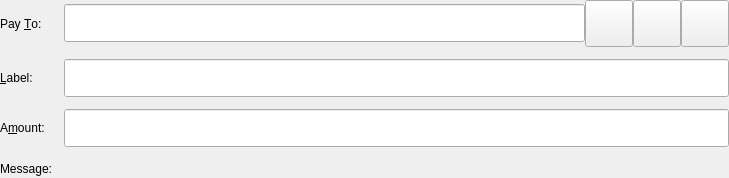
<?xml version="1.0" encoding="UTF-8"?>
<ui version="4.0">
 <class>SendCoinsEntry</class>
 <widget class="QStackedWidget" name="SendCoinsEntry">
  <property name="geometry">
   <rect>
    <x>0</x>
    <y>0</y>
    <width>729</width>
    <height>178</height>
   </rect>
  </property>
  <property name="focusPolicy">
   <enum>Qt::TabFocus</enum>
  </property>
  <property name="autoFillBackground">
   <bool>false</bool>
  </property>
  <widget class="QFrame" name="SendCoins">
   <property name="toolTip">
    <string>This is a normal payment.</string>
   </property>
   <property name="lineWidth">
    <number>0</number>
   </property>
   <layout class="QGridLayout" name="gridLayout">
    <property name="leftMargin">
     <number>0</number>
    </property>
    <property name="topMargin">
     <number>0</number>
    </property>
    <property name="rightMargin">
     <number>0</number>
    </property>
    <property name="bottomMargin">
     <number>0</number>
    </property>
    <property name="spacing">
     <number>12</number>
    </property>
    <item row="0" column="0">
     <widget class="QLabel" name="payToLabel">
      <property name="text">
       <string>Pay &amp;To:</string>
      </property>
      <property name="buddy">
       <cstring>payTo</cstring>
      </property>
     </widget>
    </item>
    <item row="0" column="1">
     <layout class="QHBoxLayout" name="payToLayout">
      <property name="spacing">
       <number>0</number>
      </property>
      <item>
       <widget class="QValidatedLineEdit" name="payTo">
        <property name="minimumSize">
         <size>
          <width>0</width>
          <height>38</height>
         </size>
        </property>
        <property name="toolTip">
         <string>The EREX address to send the payment to</string>
        </property>
        <property name="placeholderText">
         <string/>
        </property>
       </widget>
      </item>
      <item>
       <widget class="QToolButton" name="addressBookButton">
        <property name="toolTip">
         <string>Choose previously used address</string>
        </property>
        <property name="text">
         <string/>
        </property>
        <property name="icon">
         <iconset resource="../erex.qrc">
          <normaloff>:/icons/address-book@2x</normaloff>:/icons/address-book@2x</iconset>
        </property>
        <property name="iconSize">
         <size>
          <width>40</width>
          <height>40</height>
         </size>
        </property>
        <property name="shortcut">
         <string>Alt+A</string>
        </property>
       </widget>
      </item>
      <item>
       <widget class="QToolButton" name="pasteButton">
        <property name="toolTip">
         <string>Paste address from clipboard</string>
        </property>
        <property name="text">
         <string/>
        </property>
        <property name="icon">
         <iconset resource="../erex.qrc">
          <normaloff>:/icons/editpaste@2x</normaloff>:/icons/editpaste@2x</iconset>
        </property>
        <property name="iconSize">
         <size>
          <width>40</width>
          <height>40</height>
         </size>
        </property>
        <property name="shortcut">
         <string>Alt+P</string>
        </property>
       </widget>
      </item>
      <item>
       <widget class="QToolButton" name="deleteButton">
        <property name="toolTip">
         <string>Remove this entry</string>
        </property>
        <property name="text">
         <string/>
        </property>
        <property name="icon">
         <iconset resource="../erex.qrc">
          <normaloff>:/icons/remove@2x</normaloff>:/icons/remove@2x</iconset>
        </property>
        <property name="iconSize">
         <size>
          <width>40</width>
          <height>40</height>
         </size>
        </property>
       </widget>
      </item>
     </layout>
    </item>
    <item row="1" column="0">
     <widget class="QLabel" name="labelLabel">
      <property name="text">
       <string>&amp;Label:</string>
      </property>
      <property name="buddy">
       <cstring>addAsLabel</cstring>
      </property>
     </widget>
    </item>
    <item row="1" column="1">
     <widget class="QLineEdit" name="addAsLabel">
      <property name="minimumSize">
       <size>
        <width>0</width>
        <height>38</height>
       </size>
      </property>
      <property name="toolTip">
       <string>Enter a label for this address to add it to the list of used addresses</string>
      </property>
     </widget>
    </item>
    <item row="2" column="0">
     <widget class="QLabel" name="amountLabel">
      <property name="text">
       <string>A&amp;mount:</string>
      </property>
      <property name="buddy">
       <cstring>payAmount</cstring>
      </property>
     </widget>
    </item>
    <item row="2" column="1">
     <widget class="BitcoinAmountField" name="payAmount">
      <property name="minimumSize">
       <size>
        <width>0</width>
        <height>38</height>
       </size>
      </property>
     </widget>
    </item>
    <item row="3" column="0">
     <widget class="QLabel" name="messageLabel">
      <property name="text">
       <string>Message:</string>
      </property>
      <property name="alignment">
       <set>Qt::AlignRight|Qt::AlignTrailing|Qt::AlignVCenter</set>
      </property>
     </widget>
    </item>
    <item row="3" column="1">
     <widget class="QLabel" name="messageTextLabel">
      <property name="toolTip">
       <string>A message that was attached to the EREX: URI which will be stored with the transaction for your reference. Note: This message will not be sent over the EREX network.</string>
      </property>
      <property name="textFormat">
       <enum>Qt::PlainText</enum>
      </property>
     </widget>
    </item>
   </layout>
  </widget>
  <widget class="QFrame" name="SendCoins_InsecurePaymentRequest">
   <property name="palette">
    <palette>
     <active>
      <colorrole role="WindowText">
       <brush brushstyle="SolidPattern">
        <color alpha="255">
         <red>0</red>
         <green>0</green>
         <blue>0</blue>
        </color>
       </brush>
      </colorrole>
      <colorrole role="Button">
       <brush brushstyle="SolidPattern">
        <color alpha="255">
         <red>255</red>
         <green>255</green>
         <blue>127</blue>
        </color>
       </brush>
      </colorrole>
      <colorrole role="Light">
       <brush brushstyle="SolidPattern">
        <color alpha="255">
         <red>255</red>
         <green>255</green>
         <blue>255</blue>
        </color>
       </brush>
      </colorrole>
      <colorrole role="Midlight">
       <brush brushstyle="SolidPattern">
        <color alpha="255">
         <red>255</red>
         <green>255</green>
         <blue>191</blue>
        </color>
       </brush>
      </colorrole>
      <colorrole role="Dark">
       <brush brushstyle="SolidPattern">
        <color alpha="255">
         <red>127</red>
         <green>127</green>
         <blue>63</blue>
        </color>
       </brush>
      </colorrole>
      <colorrole role="Mid">
       <brush brushstyle="SolidPattern">
        <color alpha="255">
         <red>170</red>
         <green>170</green>
         <blue>84</blue>
        </color>
       </brush>
      </colorrole>
      <colorrole role="Text">
       <brush brushstyle="SolidPattern">
        <color alpha="255">
         <red>0</red>
         <green>0</green>
         <blue>0</blue>
        </color>
       </brush>
      </colorrole>
      <colorrole role="BrightText">
       <brush brushstyle="SolidPattern">
        <color alpha="255">
         <red>255</red>
         <green>255</green>
         <blue>255</blue>
        </color>
       </brush>
      </colorrole>
      <colorrole role="ButtonText">
       <brush brushstyle="SolidPattern">
        <color alpha="255">
         <red>0</red>
         <green>0</green>
         <blue>0</blue>
        </color>
       </brush>
      </colorrole>
      <colorrole role="Base">
       <brush brushstyle="SolidPattern">
        <color alpha="255">
         <red>255</red>
         <green>255</green>
         <blue>255</blue>
        </color>
       </brush>
      </colorrole>
      <colorrole role="Window">
       <brush brushstyle="SolidPattern">
        <color alpha="255">
         <red>255</red>
         <green>255</green>
         <blue>127</blue>
        </color>
       </brush>
      </colorrole>
      <colorrole role="Shadow">
       <brush brushstyle="SolidPattern">
        <color alpha="255">
         <red>0</red>
         <green>0</green>
         <blue>0</blue>
        </color>
       </brush>
      </colorrole>
      <colorrole role="AlternateBase">
       <brush brushstyle="SolidPattern">
        <color alpha="255">
         <red>255</red>
         <green>255</green>
         <blue>191</blue>
        </color>
       </brush>
      </colorrole>
      <colorrole role="ToolTipBase">
       <brush brushstyle="SolidPattern">
        <color alpha="255">
         <red>255</red>
         <green>255</green>
         <blue>220</blue>
        </color>
       </brush>
      </colorrole>
      <colorrole role="ToolTipText">
       <brush brushstyle="SolidPattern">
        <color alpha="255">
         <red>0</red>
         <green>0</green>
         <blue>0</blue>
        </color>
       </brush>
      </colorrole>
     </active>
     <inactive>
      <colorrole role="WindowText">
       <brush brushstyle="SolidPattern">
        <color alpha="255">
         <red>0</red>
         <green>0</green>
         <blue>0</blue>
        </color>
       </brush>
      </colorrole>
      <colorrole role="Button">
       <brush brushstyle="SolidPattern">
        <color alpha="255">
         <red>255</red>
         <green>255</green>
         <blue>127</blue>
        </color>
       </brush>
      </colorrole>
      <colorrole role="Light">
       <brush brushstyle="SolidPattern">
        <color alpha="255">
         <red>255</red>
         <green>255</green>
         <blue>255</blue>
        </color>
       </brush>
      </colorrole>
      <colorrole role="Midlight">
       <brush brushstyle="SolidPattern">
        <color alpha="255">
         <red>255</red>
         <green>255</green>
         <blue>191</blue>
        </color>
       </brush>
      </colorrole>
      <colorrole role="Dark">
       <brush brushstyle="SolidPattern">
        <color alpha="255">
         <red>127</red>
         <green>127</green>
         <blue>63</blue>
        </color>
       </brush>
      </colorrole>
      <colorrole role="Mid">
       <brush brushstyle="SolidPattern">
        <color alpha="255">
         <red>170</red>
         <green>170</green>
         <blue>84</blue>
        </color>
       </brush>
      </colorrole>
      <colorrole role="Text">
       <brush brushstyle="SolidPattern">
        <color alpha="255">
         <red>0</red>
         <green>0</green>
         <blue>0</blue>
        </color>
       </brush>
      </colorrole>
      <colorrole role="BrightText">
       <brush brushstyle="SolidPattern">
        <color alpha="255">
         <red>255</red>
         <green>255</green>
         <blue>255</blue>
        </color>
       </brush>
      </colorrole>
      <colorrole role="ButtonText">
       <brush brushstyle="SolidPattern">
        <color alpha="255">
         <red>0</red>
         <green>0</green>
         <blue>0</blue>
        </color>
       </brush>
      </colorrole>
      <colorrole role="Base">
       <brush brushstyle="SolidPattern">
        <color alpha="255">
         <red>255</red>
         <green>255</green>
         <blue>255</blue>
        </color>
       </brush>
      </colorrole>
      <colorrole role="Window">
       <brush brushstyle="SolidPattern">
        <color alpha="255">
         <red>255</red>
         <green>255</green>
         <blue>127</blue>
        </color>
       </brush>
      </colorrole>
      <colorrole role="Shadow">
       <brush brushstyle="SolidPattern">
        <color alpha="255">
         <red>0</red>
         <green>0</green>
         <blue>0</blue>
        </color>
       </brush>
      </colorrole>
      <colorrole role="AlternateBase">
       <brush brushstyle="SolidPattern">
        <color alpha="255">
         <red>255</red>
         <green>255</green>
         <blue>191</blue>
        </color>
       </brush>
      </colorrole>
      <colorrole role="ToolTipBase">
       <brush brushstyle="SolidPattern">
        <color alpha="255">
         <red>255</red>
         <green>255</green>
         <blue>220</blue>
        </color>
       </brush>
      </colorrole>
      <colorrole role="ToolTipText">
       <brush brushstyle="SolidPattern">
        <color alpha="255">
         <red>0</red>
         <green>0</green>
         <blue>0</blue>
        </color>
       </brush>
      </colorrole>
     </inactive>
     <disabled>
      <colorrole role="WindowText">
       <brush brushstyle="SolidPattern">
        <color alpha="255">
         <red>127</red>
         <green>127</green>
         <blue>63</blue>
        </color>
       </brush>
      </colorrole>
      <colorrole role="Button">
       <brush brushstyle="SolidPattern">
        <color alpha="255">
         <red>255</red>
         <green>255</green>
         <blue>127</blue>
        </color>
       </brush>
      </colorrole>
      <colorrole role="Light">
       <brush brushstyle="SolidPattern">
        <color alpha="255">
         <red>255</red>
         <green>255</green>
         <blue>255</blue>
        </color>
       </brush>
      </colorrole>
      <colorrole role="Midlight">
       <brush brushstyle="SolidPattern">
        <color alpha="255">
         <red>255</red>
         <green>255</green>
         <blue>191</blue>
        </color>
       </brush>
      </colorrole>
      <colorrole role="Dark">
       <brush brushstyle="SolidPattern">
        <color alpha="255">
         <red>127</red>
         <green>127</green>
         <blue>63</blue>
        </color>
       </brush>
      </colorrole>
      <colorrole role="Mid">
       <brush brushstyle="SolidPattern">
        <color alpha="255">
         <red>170</red>
         <green>170</green>
         <blue>84</blue>
        </color>
       </brush>
      </colorrole>
      <colorrole role="Text">
       <brush brushstyle="SolidPattern">
        <color alpha="255">
         <red>127</red>
         <green>127</green>
         <blue>63</blue>
        </color>
       </brush>
      </colorrole>
      <colorrole role="BrightText">
       <brush brushstyle="SolidPattern">
        <color alpha="255">
         <red>255</red>
         <green>255</green>
         <blue>255</blue>
        </color>
       </brush>
      </colorrole>
      <colorrole role="ButtonText">
       <brush brushstyle="SolidPattern">
        <color alpha="255">
         <red>127</red>
         <green>127</green>
         <blue>63</blue>
        </color>
       </brush>
      </colorrole>
      <colorrole role="Base">
       <brush brushstyle="SolidPattern">
        <color alpha="255">
         <red>255</red>
         <green>255</green>
         <blue>127</blue>
        </color>
       </brush>
      </colorrole>
      <colorrole role="Window">
       <brush brushstyle="SolidPattern">
        <color alpha="255">
         <red>255</red>
         <green>255</green>
         <blue>127</blue>
        </color>
       </brush>
      </colorrole>
      <colorrole role="Shadow">
       <brush brushstyle="SolidPattern">
        <color alpha="255">
         <red>0</red>
         <green>0</green>
         <blue>0</blue>
        </color>
       </brush>
      </colorrole>
      <colorrole role="AlternateBase">
       <brush brushstyle="SolidPattern">
        <color alpha="255">
         <red>255</red>
         <green>255</green>
         <blue>127</blue>
        </color>
       </brush>
      </colorrole>
      <colorrole role="ToolTipBase">
       <brush brushstyle="SolidPattern">
        <color alpha="255">
         <red>255</red>
         <green>255</green>
         <blue>220</blue>
        </color>
       </brush>
      </colorrole>
      <colorrole role="ToolTipText">
       <brush brushstyle="SolidPattern">
        <color alpha="255">
         <red>0</red>
         <green>0</green>
         <blue>0</blue>
        </color>
       </brush>
      </colorrole>
     </disabled>
    </palette>
   </property>
   <property name="toolTip">
    <string>This is an unverified payment request.</string>
   </property>
   <property name="autoFillBackground">
    <bool>true</bool>
   </property>
   <property name="frameShape">
    <enum>QFrame::StyledPanel</enum>
   </property>
   <property name="frameShadow">
    <enum>QFrame::Sunken</enum>
   </property>
   <layout class="QGridLayout" name="gridLayout_is">
    <property name="spacing">
     <number>12</number>
    </property>
    <item row="0" column="0">
     <widget class="QLabel" name="payToLabel_is">
      <property name="text">
       <string>Pay To:</string>
      </property>
     </widget>
    </item>
    <item row="0" column="1">
     <layout class="QHBoxLayout" name="payToLayout_is">
      <property name="spacing">
       <number>0</number>
      </property>
      <item>
       <widget class="QLabel" name="payTo_is"/>
      </item>
      <item>
       <widget class="QToolButton" name="deleteButton_is">
        <property name="toolTip">
         <string>Remove this entry</string>
        </property>
        <property name="text">
         <string/>
        </property>
        <property name="icon">
         <iconset resource="../erex.qrc">
          <normaloff>:/icons/remove@2x</normaloff>:/icons/remove@2x</iconset>
        </property>
        <property name="iconSize">
         <size>
          <width>40</width>
          <height>40</height>
         </size>
        </property>
       </widget>
      </item>
     </layout>
    </item>
    <item row="1" column="0">
     <widget class="QLabel" name="memoLabel_is">
      <property name="text">
       <string>Memo:</string>
      </property>
     </widget>
    </item>
    <item row="1" column="1">
     <widget class="QLabel" name="memoTextLabel_is">
      <property name="textFormat">
       <enum>Qt::PlainText</enum>
      </property>
     </widget>
    </item>
    <item row="2" column="0">
     <widget class="QLabel" name="amountLabel_is">
      <property name="text">
       <string>A&amp;mount:</string>
      </property>
      <property name="buddy">
       <cstring>payAmount_is</cstring>
      </property>
     </widget>
    </item>
    <item row="2" column="1">
     <widget class="BitcoinAmountField" name="payAmount_is">
      <property name="acceptDrops">
       <bool>false</bool>
      </property>
     </widget>
    </item>
   </layout>
  </widget>
  <widget class="QFrame" name="SendCoins_SecurePaymentRequest">
   <property name="palette">
    <palette>
     <active>
      <colorrole role="WindowText">
       <brush brushstyle="SolidPattern">
        <color alpha="255">
         <red>0</red>
         <green>0</green>
         <blue>0</blue>
        </color>
       </brush>
      </colorrole>
      <colorrole role="Button">
       <brush brushstyle="SolidPattern">
        <color alpha="255">
         <red>140</red>
         <green>232</green>
         <blue>119</blue>
        </color>
       </brush>
      </colorrole>
      <colorrole role="Light">
       <brush brushstyle="SolidPattern">
        <color alpha="255">
         <red>230</red>
         <green>255</green>
         <blue>224</blue>
        </color>
       </brush>
      </colorrole>
      <colorrole role="Midlight">
       <brush brushstyle="SolidPattern">
        <color alpha="255">
         <red>185</red>
         <green>243</green>
         <blue>171</blue>
        </color>
       </brush>
      </colorrole>
      <colorrole role="Dark">
       <brush brushstyle="SolidPattern">
        <color alpha="255">
         <red>70</red>
         <green>116</green>
         <blue>59</blue>
        </color>
       </brush>
      </colorrole>
      <colorrole role="Mid">
       <brush brushstyle="SolidPattern">
        <color alpha="255">
         <red>93</red>
         <green>155</green>
         <blue>79</blue>
        </color>
       </brush>
      </colorrole>
      <colorrole role="Text">
       <brush brushstyle="SolidPattern">
        <color alpha="255">
         <red>0</red>
         <green>0</green>
         <blue>0</blue>
        </color>
       </brush>
      </colorrole>
      <colorrole role="BrightText">
       <brush brushstyle="SolidPattern">
        <color alpha="255">
         <red>155</red>
         <green>255</green>
         <blue>147</blue>
        </color>
       </brush>
      </colorrole>
      <colorrole role="ButtonText">
       <brush brushstyle="SolidPattern">
        <color alpha="255">
         <red>0</red>
         <green>0</green>
         <blue>0</blue>
        </color>
       </brush>
      </colorrole>
      <colorrole role="Base">
       <brush brushstyle="SolidPattern">
        <color alpha="255">
         <red>119</red>
         <green>255</green>
         <blue>233</blue>
        </color>
       </brush>
      </colorrole>
      <colorrole role="Window">
       <brush brushstyle="SolidPattern">
        <color alpha="255">
         <red>140</red>
         <green>232</green>
         <blue>119</blue>
        </color>
       </brush>
      </colorrole>
      <colorrole role="Shadow">
       <brush brushstyle="SolidPattern">
        <color alpha="255">
         <red>0</red>
         <green>0</green>
         <blue>0</blue>
        </color>
       </brush>
      </colorrole>
      <colorrole role="AlternateBase">
       <brush brushstyle="SolidPattern">
        <color alpha="255">
         <red>197</red>
         <green>243</green>
         <blue>187</blue>
        </color>
       </brush>
      </colorrole>
      <colorrole role="NoRole">
       <brush brushstyle="SolidPattern">
        <color alpha="255">
         <red>125</red>
         <green>194</green>
         <blue>122</blue>
        </color>
       </brush>
      </colorrole>
      <colorrole role="ToolTipBase">
       <brush brushstyle="SolidPattern">
        <color alpha="255">
         <red>255</red>
         <green>255</green>
         <blue>220</blue>
        </color>
       </brush>
      </colorrole>
      <colorrole role="ToolTipText">
       <brush brushstyle="SolidPattern">
        <color alpha="255">
         <red>0</red>
         <green>0</green>
         <blue>0</blue>
        </color>
       </brush>
      </colorrole>
     </active>
     <inactive>
      <colorrole role="WindowText">
       <brush brushstyle="SolidPattern">
        <color alpha="255">
         <red>0</red>
         <green>0</green>
         <blue>0</blue>
        </color>
       </brush>
      </colorrole>
      <colorrole role="Button">
       <brush brushstyle="SolidPattern">
        <color alpha="255">
         <red>140</red>
         <green>232</green>
         <blue>119</blue>
        </color>
       </brush>
      </colorrole>
      <colorrole role="Light">
       <brush brushstyle="SolidPattern">
        <color alpha="255">
         <red>230</red>
         <green>255</green>
         <blue>224</blue>
        </color>
       </brush>
      </colorrole>
      <colorrole role="Midlight">
       <brush brushstyle="SolidPattern">
        <color alpha="255">
         <red>185</red>
         <green>243</green>
         <blue>171</blue>
        </color>
       </brush>
      </colorrole>
      <colorrole role="Dark">
       <brush brushstyle="SolidPattern">
        <color alpha="255">
         <red>70</red>
         <green>116</green>
         <blue>59</blue>
        </color>
       </brush>
      </colorrole>
      <colorrole role="Mid">
       <brush brushstyle="SolidPattern">
        <color alpha="255">
         <red>93</red>
         <green>155</green>
         <blue>79</blue>
        </color>
       </brush>
      </colorrole>
      <colorrole role="Text">
       <brush brushstyle="SolidPattern">
        <color alpha="255">
         <red>0</red>
         <green>0</green>
         <blue>0</blue>
        </color>
       </brush>
      </colorrole>
      <colorrole role="BrightText">
       <brush brushstyle="SolidPattern">
        <color alpha="255">
         <red>155</red>
         <green>255</green>
         <blue>147</blue>
        </color>
       </brush>
      </colorrole>
      <colorrole role="ButtonText">
       <brush brushstyle="SolidPattern">
        <color alpha="255">
         <red>0</red>
         <green>0</green>
         <blue>0</blue>
        </color>
       </brush>
      </colorrole>
      <colorrole role="Base">
       <brush brushstyle="SolidPattern">
        <color alpha="255">
         <red>119</red>
         <green>255</green>
         <blue>233</blue>
        </color>
       </brush>
      </colorrole>
      <colorrole role="Window">
       <brush brushstyle="SolidPattern">
        <color alpha="255">
         <red>140</red>
         <green>232</green>
         <blue>119</blue>
        </color>
       </brush>
      </colorrole>
      <colorrole role="Shadow">
       <brush brushstyle="SolidPattern">
        <color alpha="255">
         <red>0</red>
         <green>0</green>
         <blue>0</blue>
        </color>
       </brush>
      </colorrole>
      <colorrole role="AlternateBase">
       <brush brushstyle="SolidPattern">
        <color alpha="255">
         <red>197</red>
         <green>243</green>
         <blue>187</blue>
        </color>
       </brush>
      </colorrole>
      <colorrole role="NoRole">
       <brush brushstyle="SolidPattern">
        <color alpha="255">
         <red>125</red>
         <green>194</green>
         <blue>122</blue>
        </color>
       </brush>
      </colorrole>
      <colorrole role="ToolTipBase">
       <brush brushstyle="SolidPattern">
        <color alpha="255">
         <red>255</red>
         <green>255</green>
         <blue>220</blue>
        </color>
       </brush>
      </colorrole>
      <colorrole role="ToolTipText">
       <brush brushstyle="SolidPattern">
        <color alpha="255">
         <red>0</red>
         <green>0</green>
         <blue>0</blue>
        </color>
       </brush>
      </colorrole>
     </inactive>
     <disabled>
      <colorrole role="WindowText">
       <brush brushstyle="SolidPattern">
        <color alpha="255">
         <red>70</red>
         <green>116</green>
         <blue>59</blue>
        </color>
       </brush>
      </colorrole>
      <colorrole role="Button">
       <brush brushstyle="SolidPattern">
        <color alpha="255">
         <red>140</red>
         <green>232</green>
         <blue>119</blue>
        </color>
       </brush>
      </colorrole>
      <colorrole role="Light">
       <brush brushstyle="SolidPattern">
        <color alpha="255">
         <red>230</red>
         <green>255</green>
         <blue>224</blue>
        </color>
       </brush>
      </colorrole>
      <colorrole role="Midlight">
       <brush brushstyle="SolidPattern">
        <color alpha="255">
         <red>185</red>
         <green>243</green>
         <blue>171</blue>
        </color>
       </brush>
      </colorrole>
      <colorrole role="Dark">
       <brush brushstyle="SolidPattern">
        <color alpha="255">
         <red>70</red>
         <green>116</green>
         <blue>59</blue>
        </color>
       </brush>
      </colorrole>
      <colorrole role="Mid">
       <brush brushstyle="SolidPattern">
        <color alpha="255">
         <red>93</red>
         <green>155</green>
         <blue>79</blue>
        </color>
       </brush>
      </colorrole>
      <colorrole role="Text">
       <brush brushstyle="SolidPattern">
        <color alpha="255">
         <red>70</red>
         <green>116</green>
         <blue>59</blue>
        </color>
       </brush>
      </colorrole>
      <colorrole role="BrightText">
       <brush brushstyle="SolidPattern">
        <color alpha="255">
         <red>155</red>
         <green>255</green>
         <blue>147</blue>
        </color>
       </brush>
      </colorrole>
      <colorrole role="ButtonText">
       <brush brushstyle="SolidPattern">
        <color alpha="255">
         <red>70</red>
         <green>116</green>
         <blue>59</blue>
        </color>
       </brush>
      </colorrole>
      <colorrole role="Base">
       <brush brushstyle="SolidPattern">
        <color alpha="255">
         <red>140</red>
         <green>232</green>
         <blue>119</blue>
        </color>
       </brush>
      </colorrole>
      <colorrole role="Window">
       <brush brushstyle="SolidPattern">
        <color alpha="255">
         <red>140</red>
         <green>232</green>
         <blue>119</blue>
        </color>
       </brush>
      </colorrole>
      <colorrole role="Shadow">
       <brush brushstyle="SolidPattern">
        <color alpha="255">
         <red>0</red>
         <green>0</green>
         <blue>0</blue>
        </color>
       </brush>
      </colorrole>
      <colorrole role="AlternateBase">
       <brush brushstyle="SolidPattern">
        <color alpha="255">
         <red>140</red>
         <green>232</green>
         <blue>119</blue>
        </color>
       </brush>
      </colorrole>
      <colorrole role="NoRole">
       <brush brushstyle="SolidPattern">
        <color alpha="255">
         <red>125</red>
         <green>194</green>
         <blue>122</blue>
        </color>
       </brush>
      </colorrole>
      <colorrole role="ToolTipBase">
       <brush brushstyle="SolidPattern">
        <color alpha="255">
         <red>255</red>
         <green>255</green>
         <blue>220</blue>
        </color>
       </brush>
      </colorrole>
      <colorrole role="ToolTipText">
       <brush brushstyle="SolidPattern">
        <color alpha="255">
         <red>0</red>
         <green>0</green>
         <blue>0</blue>
        </color>
       </brush>
      </colorrole>
     </disabled>
    </palette>
   </property>
   <property name="toolTip">
    <string>This is a verified payment request.</string>
   </property>
   <property name="autoFillBackground">
    <bool>true</bool>
   </property>
   <property name="frameShape">
    <enum>QFrame::StyledPanel</enum>
   </property>
   <property name="frameShadow">
    <enum>QFrame::Sunken</enum>
   </property>
   <layout class="QGridLayout" name="gridLayout_s">
    <property name="spacing">
     <number>12</number>
    </property>
    <item row="0" column="0">
     <widget class="QLabel" name="payToLabel_s">
      <property name="text">
       <string>Pay To:</string>
      </property>
     </widget>
    </item>
    <item row="0" column="1">
     <layout class="QHBoxLayout" name="payToLayout_s">
      <property name="spacing">
       <number>0</number>
      </property>
      <item>
       <widget class="QLabel" name="payTo_s">
        <property name="textFormat">
         <enum>Qt::PlainText</enum>
        </property>
       </widget>
      </item>
      <item>
       <widget class="QToolButton" name="deleteButton_s">
        <property name="toolTip">
         <string>Remove this entry</string>
        </property>
        <property name="text">
         <string/>
        </property>
        <property name="icon">
         <iconset resource="../erex.qrc">
          <normaloff>:/icons/remove@2x</normaloff>:/icons/remove@2x</iconset>
        </property>
        <property name="iconSize">
         <size>
          <width>40</width>
          <height>40</height>
         </size>
        </property>
       </widget>
      </item>
     </layout>
    </item>
    <item row="1" column="0">
     <widget class="QLabel" name="memoLabel_s">
      <property name="text">
       <string>Memo:</string>
      </property>
     </widget>
    </item>
    <item row="1" column="1">
     <widget class="QLabel" name="memoTextLabel_s">
      <property name="textFormat">
       <enum>Qt::PlainText</enum>
      </property>
     </widget>
    </item>
    <item row="2" column="0">
     <widget class="QLabel" name="amountLabel_s">
      <property name="text">
       <string>A&amp;mount:</string>
      </property>
      <property name="buddy">
       <cstring>payAmount_s</cstring>
      </property>
     </widget>
    </item>
    <item row="2" column="1">
     <widget class="BitcoinAmountField" name="payAmount_s">
      <property name="acceptDrops">
       <bool>false</bool>
      </property>
     </widget>
    </item>
   </layout>
  </widget>
 </widget>
 <customwidgets>
  <customwidget>
   <class>QValidatedLineEdit</class>
   <extends>QLineEdit</extends>
   <header>qvalidatedlineedit.h</header>
  </customwidget>
  <customwidget>
   <class>BitcoinAmountField</class>
   <extends>QLineEdit</extends>
   <header>bitcoinamountfield.h</header>
   <container>1</container>
  </customwidget>
 </customwidgets>
 <tabstops>
  <tabstop>payTo</tabstop>
  <tabstop>addressBookButton</tabstop>
  <tabstop>pasteButton</tabstop>
  <tabstop>deleteButton</tabstop>
  <tabstop>addAsLabel</tabstop>
  <tabstop>payAmount</tabstop>
  <tabstop>payAmount_is</tabstop>
  <tabstop>deleteButton_is</tabstop>
  <tabstop>payAmount_s</tabstop>
  <tabstop>deleteButton_s</tabstop>
 </tabstops>
 <resources>
  <include location="../erex.qrc"/>
 </resources>
 <connections/>
</ui>
